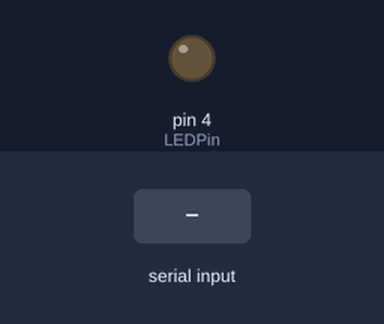
Recording of a sketch running on a simulated Arduino Uno, built with avr-gcc and run on an emulated ATmega328P. On the bench: output pins drawn as LEDs (lit = HIGH). The inputs (shaded band) are chosen by the test bench.

Above: at 1.2 s.
1.3 s: "1" received over Serial
At 1.7 s:
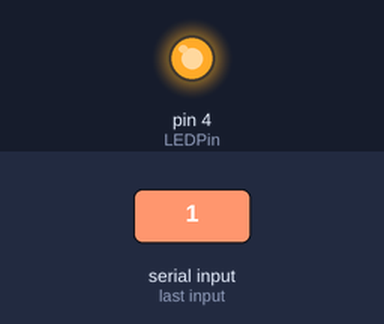
2.8 s: "0" received over Serial
At 4.0 s:
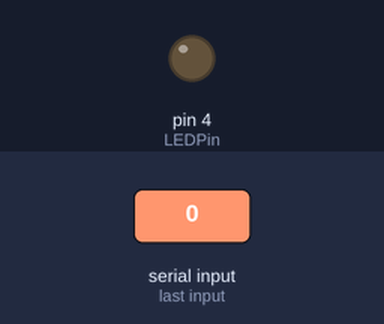
Timing chart, 0 to 5.8 s (numbered marks = the images above; inputs shaded):
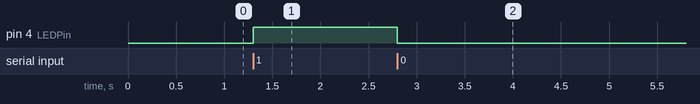

Measured:
- after the input at 1.3 s, pin 4 (LEDPin): LOW → HIGH at once
- after the input at 2.8 s, pin 4 (LEDPin): HIGH → LOW at once

The sketch:

ardioncsharp_ino.ino
```cpp
#define LEDPin    4

char SerialInput;

void setup()
{
  pinMode(LEDPin, OUTPUT);
  // serial communication
  Serial.begin(9600);
}
void loop()
{
     //read from serial port
     SerialInput = Serial.read();
     //verify incomingOption
     switch(SerialInput)
     {
        case '1':
          // Turn ON LED
          digitalWrite(LEDPin, HIGH);
          break;

        case '0':
          // Turn OFF LED
          digitalWrite(LEDPin, LOW);
          break;
     }
}
```
